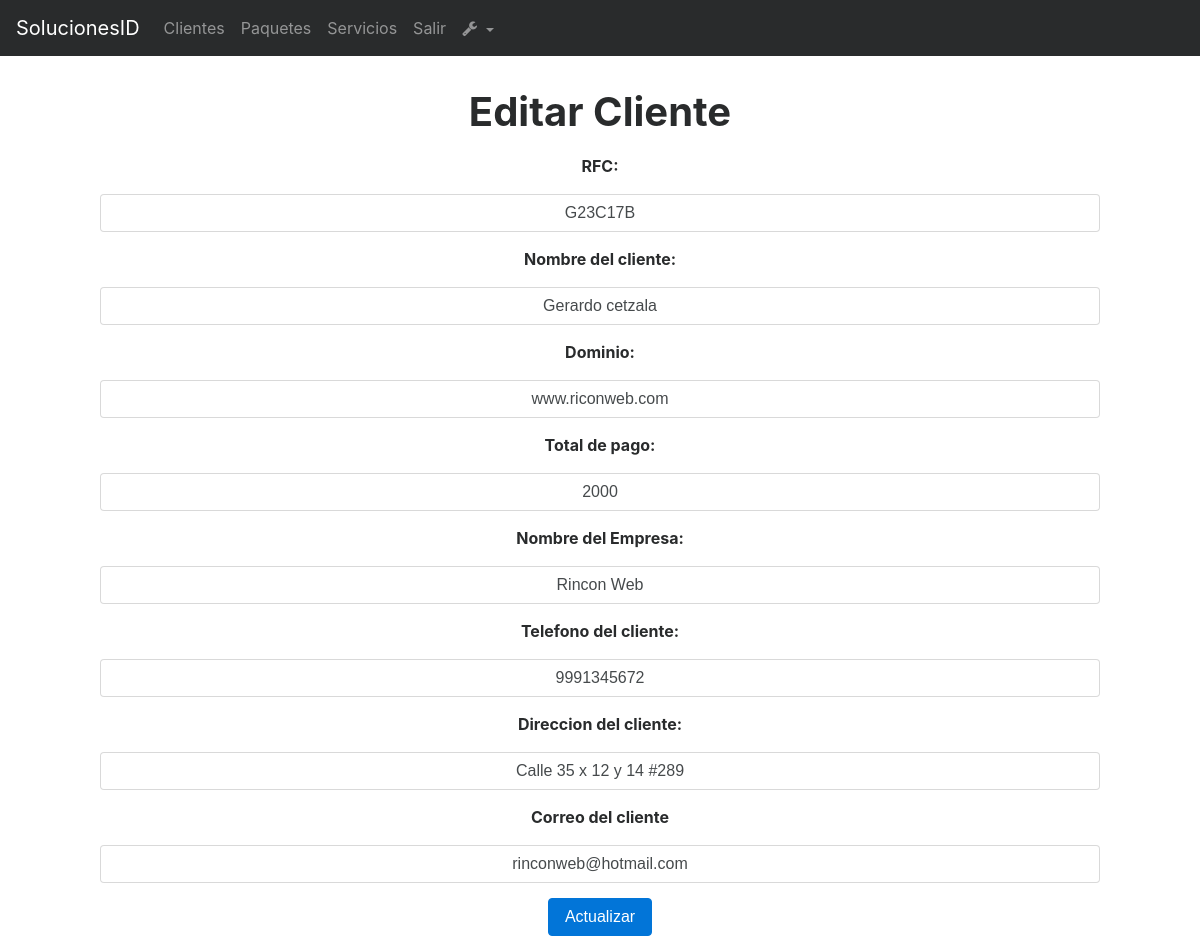
The page /index.php?action=editarCliente&RFC=G23C17B (signed in) on the database its author committed.
### tables this page shows
CREATE TABLE IF NOT EXISTS `Cliente` (
  `RFC` varchar(13) NOT NULL,
  `nombreCliente` varchar(120) DEFAULT NULL,
  `dominio` varchar(250) DEFAULT NULL,
  `totalPago` int(11) DEFAULT NULL,
  `nombreEmpresa` varchar(60) DEFAULT NULL,
  `telefonoClienteEmpresa` varchar(11) NOT NULL,
  `direccionClienteEmpresa` varchar(200) DEFAULT NULL,
  `correoClienteEmpresa` varchar(100) DEFAULT NULL,
  PRIMARY KEY (`RFC`),
  UNIQUE KEY `RFC` (`RFC`)
);

### controllers/controllerAdministrador.php (called while the page is built, shortened)
<?php
class ControllerAdministrador{
	public function pagina(){
		include "views/template.php";
	}
	public function enlacesPaginasController(){
		if(isset( $_GET['action'])){
			$enlaces = $_GET['action'];
		}
		else{
			$enlaces = "index";
		}
		$respuesta = Paginas::enlacesPaginasModel($enlaces);
		include $respuesta;
	}
}
?>

### index.php (called while the page is built, shortened)
<?php
require_once 'models/ModelCliente.php';
require_once "controllers/controllerAdministrador.php";
require_once 'controllers/controllerCliente.php';
$mvc = new ControllerAdministrador();
$mvc -> pagina();
?>

### controllers/controllerCliente.php (called while the page is built, shortened)
<?php
 class MvcControllerCliente{
	public function editarUsuarioController(){
		$datosController = $_GET["RFC"];
		$respuesta = ModelCliente::editarUsuarioModel($datosController);
		return $respuesta;
	}
}
 ?>

### models/conexionBD.php (called while the page is built)
<?php
class Conexion{
	public static function conectar(){
		$link = new PDO("mysql:host=localhost;dbname=u700675089_soluc","root","ger3uicab");
		return $link;
	}
}
?>

### models/ModelCliente.php (called while the page is built, shortened)
<?php
require_once "conexionBD.php";
class ModelCliente extends Conexion{
	public static function editarUsuarioModel($datosModel){
		$stmt = Conexion::conectar()->prepare("SELECT RFC,nombreCliente, dominio,totalPago,nombreEmpresa,telefonoClienteEmpresa,direccionClienteEmpresa,correoClienteEmpresa FROM Cliente WHERE RFC= :RFC");
		$stmt->bindParam(":RFC", $datosModel, PDO::PARAM_STR);
		$stmt->execute();
		return $stmt->fetch();
	}
}
?>

### views/modules/editarCliente.php (the view, shortened to what this page needs)
<h1 class="text-center title-form-cli">Editar Cliente</h1>
<?php
  $traerdatos = new MvcControllerCliente();
  $respuesta = $traerdatos-> editarUsuarioController();
 ?>
<div >
		<form method="post" id="form-registro">
				<p>RFC: </p>
		          <input class="form-control" type="text" value="<?php echo $respuesta["RFC"]; ?>" name="RFC" required>
				<p>Nombre del cliente: </p>
            	<input class="form-control" type="text" value="<?php echo $respuesta["nombreCliente"]; ?>" name="nombreCliente" required>
				<p>Dominio: </p>
				 <input class="form-control" type="text" value="<?php echo $respuesta["dominio"]; ?>" name="dominio" required>
				<p>Total de pago: </p>
				 <input class="form-control" type="text" value="<?php echo $respuesta["totalPago"]; ?>" name="totalPago" required>
				<p>Nombre del Empresa: </p>
				 <input class="form-control" type="text" value="<?php echo $respuesta["nombreEmpresa"]; ?>" name="nombreEmpresa" required>
				<p>Telefono del cliente: </p>
				<input class="form-control" type="text" value="<?php echo $respuesta["telefonoClienteEmpresa"]; ?>" name="telefonoClienteEmpresa" required>
				<p>Direccion del cliente: </p>
				<input class="form-control" type="text" value="<?php echo $respuesta["direccionClienteEmpresa"]; ?>" name="direccionClienteEmpresa" required>
				<p>Correo del cliente</p>
				<input class="form-control" type="email" value="<?php echo $respuesta["correoClienteEmpresa"]; ?>" name="correoClienteEmpresa" required>
			  <button type="submit" class="btn btn-primary">Actualizar</button>
		</form>
</div>

### views/assets/css/style.css (style rules this page uses)
body { padding-top: 70px; }
.title-form-cli { margin-bottom: 20px; margin-top: 20px; font-weight: bold; }
h1 { font-size: 30px; font-weight: bold; }
#form-registro { text-align: center; margin-left: 100px; margin-right: 100px; }
#form-registro input[type=text] { text-align: center; margin-bottom: 15px; }
#form-registro input[type=email] { text-align: center; margin-bottom: 15px; }
#form-registro button[type=submit] { text-align: center; margin-bottom: 15px; }
#form-registro p { font-weight: bold; }

### rows shown on the page
cliente: RFC "G23C17B", nombreCliente "Gerardo cetzala", dominio "www.riconweb.com", totalPago "2000", nombreEmpresa "Rincon Web", telefonoClienteEmpresa "9991345672", direccionClienteEmpresa "Calle 35 x 12 y 14 #289", correoClienteEmpresa "rinconweb@hotmail.com"
